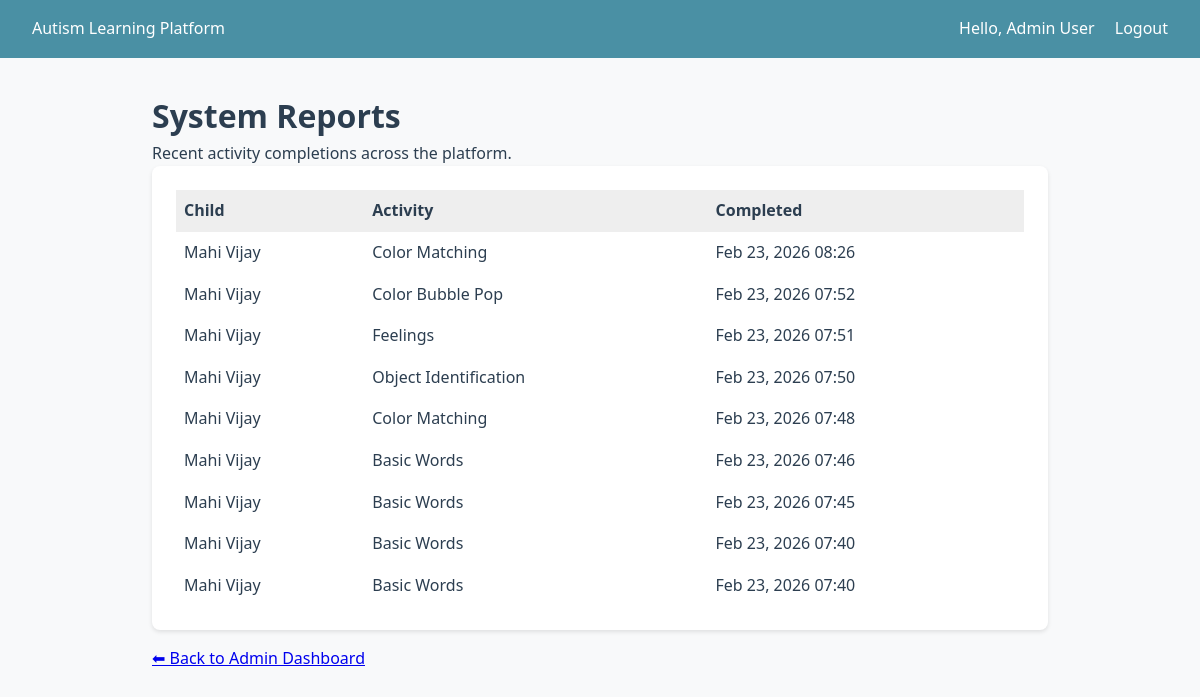
The app's page /learning/admin/reports/ (signed in), older data.
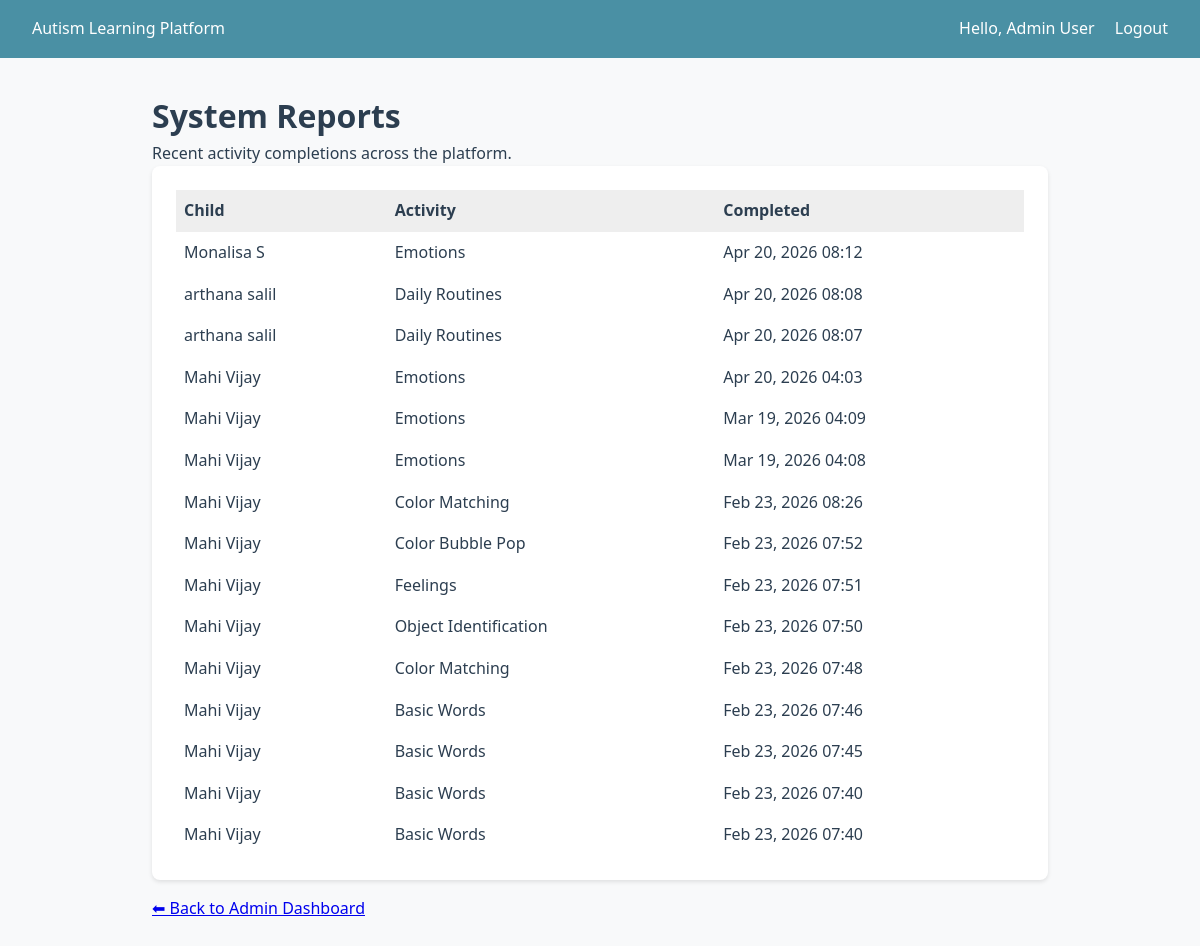
The same page, newer data.
### learning/models.py (models this page shows, shortened)
class ActivityCompletion(models.Model):
    child = models.ForeignKey(
        "children.ChildProfile",
        on_delete=models.CASCADE,
        related_name="completions",
    )
    activity = models.ForeignKey(
        LearningActivity,
        on_delete=models.CASCADE,
        related_name="completions",
    )
    completed_at = models.DateTimeField(auto_now_add=True)
    score = models.PositiveIntegerField(null=True, blank=True)
    reward_earned = models.PositiveIntegerField(default=0)
    notes = models.TextField(blank=True)
    class Meta:
        ordering = ["-completed_at"]

class LearningActivity(models.Model):
    class Difficulty(models.TextChoices):
        EASY = "easy", "Easy"
        MEDIUM = "medium", "Medium"
        HARD = "hard", "Hard"
    module = models.ForeignKey(
        LearningModule,
        on_delete=models.CASCADE,
        related_name="activities",
    )
    title = models.CharField(max_length=200)
    description = models.TextField(blank=True)
    difficulty = models.CharField(
        max_length=10,
        choices=Difficulty.choices,
        default=Difficulty.EASY,
    )
    image = models.ImageField(upload_to="activity_images/", blank=True, null=True)
    audio_guide = models.FileField(
        upload_to="activity_audio/",
        blank=True,
        null=True,
        help_text="Audio guidance for the activity",
    )
    video_url = models.URLField(blank=True, null=True)
    template_name = models.CharField(
        max_length=100,
        blank=True,
        help_text="Template to render (e.g. color_match, object_identification)",
    )
    order = models.PositiveIntegerField(default=0)
    reward_points = models.PositiveIntegerField(default=10)
    is_active = models.BooleanField(default=True)
    created_at = models.DateTimeField(auto_now_add=True)
    updated_at = models.DateTimeField(auto_now=True)
    class Meta:
        ordering = ["module", "order", "title"]
        verbose_name_plural = "Learning activities"

### children/models.py (models this page shows, shortened)
class ChildProfile(models.Model):
    class SkillFocus(models.TextChoices):
        COMMUNICATION = "communication", "Communication"
        SOCIAL = "social", "Social Skills"
        COGNITIVE = "cognitive", "Cognitive"
        DAILY = "daily", "Daily Life Skills"
        EMOTIONAL = "emotional", "Emotional Recognition"
    parent = models.ForeignKey(
        settings.AUTH_USER_MODEL,
        on_delete=models.CASCADE,
        related_name="children",
        limit_choices_to={"role": "parent"},
    )
    first_name = models.CharField(max_length=100)
    last_name = models.CharField(max_length=100)
    date_of_birth = models.DateField(null=True, blank=True)
    skill_focus = models.JSONField(
        default=list,
        help_text="List of focus areas, e.g. ['communication', 'cognitive']",
    )
    learning_pace = models.CharField(
        max_length=20,
        choices=[
            ("slow", "Slow"),
            ("medium", "Medium"),
            ("fast", "Fast"),
        ],
        default="medium",
    )
    avatar = models.ImageField(upload_to="child_avatars/", blank=True, null=True)
    created_at = models.DateTimeField(auto_now_add=True)
    updated_at = models.DateTimeField(auto_now=True)
    class Meta:
        ordering = ["-created_at"]
    def get_full_name(self):
        return f"{self.first_name} {self.last_name}"

### learning/views.py (the view)
# urls.py: path("admin/reports/", views.view_reports, name="view_reports"),
@admin_required
def view_reports(request):
    completions = ActivityCompletion.objects.select_related(
        "child", "activity", "child__parent"
    ).order_by("-completed_at")[:100]
    return render(request, "admin/view_reports.html", {"completions": completions})

### templates/admin/view_reports.html (shortened to what this page needs)
{% extends "base.html" %}
{% block content %}
<h1>System Reports</h1>
<p>Recent activity completions across the platform.</p>
<div class="card">
    <table style="width:100%; border-collapse: collapse;">
        <tr style="background: #eee;">
            <th style="padding: 0.5rem; text-align: left;">Child</th>
            <th style="padding: 0.5rem; text-align: left;">Activity</th>
            <th style="padding: 0.5rem; text-align: left;">Completed</th>
        </tr>
        {% for c in completions %}
        <tr>
            <td style="padding: 0.5rem;">{{ c.child.get_full_name }}</td>
            <td style="padding: 0.5rem;">{{ c.activity.title }}</td>
            <td style="padding: 0.5rem;">{{ c.completed_at|date:"M d, Y H:i" }}</td>
        </tr>
        {% empty %}
        <tr><td colspan="3">No completions yet.</td></tr>
        {% endfor %}
    </table>
</div>
<p><a href="{% url 'learning:admin_dashboard' %}">⬅ Back to Admin Dashboard</a></p>
{% endblock %}

Row changes from the older to the newer data that the page shows:
added ActivityCompletion: child.get_full_name "Monalisa S", activity "Emotions", completed_at "Apr 20, 2026 08:12"
added ActivityCompletion: child.get_full_name "arthana salil", activity "Daily Routines", completed_at "Apr 20, 2026 08:08"
added ActivityCompletion: child.get_full_name "arthana salil", activity "Daily Routines", completed_at "Apr 20, 2026 08:07"
added ActivityCompletion: child.get_full_name "Mahi Vijay", activity "Emotions", completed_at "Apr 20, 2026 04:03"
added ActivityCompletion: child.get_full_name "Mahi Vijay", activity "Emotions", completed_at "Mar 19, 2026 04:09"
added ActivityCompletion: child.get_full_name "Mahi Vijay", activity "Emotions", completed_at "Mar 19, 2026 04:08"
